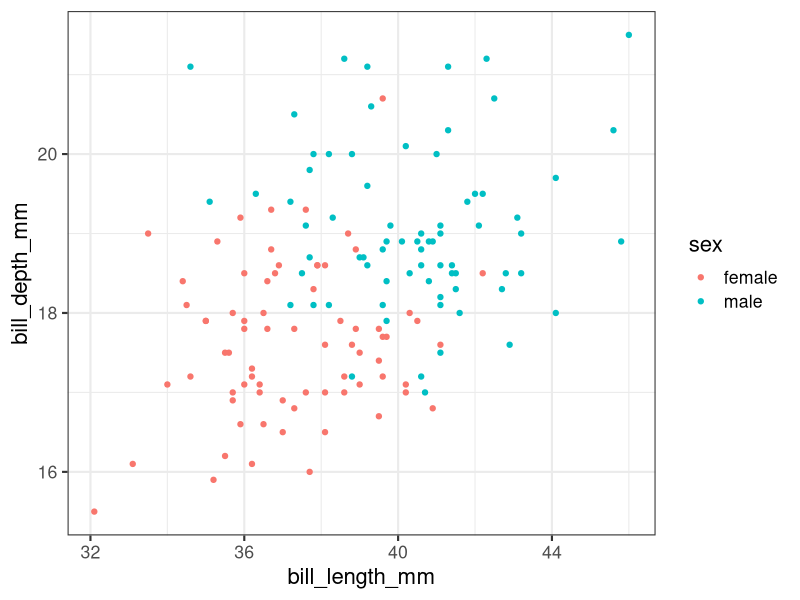
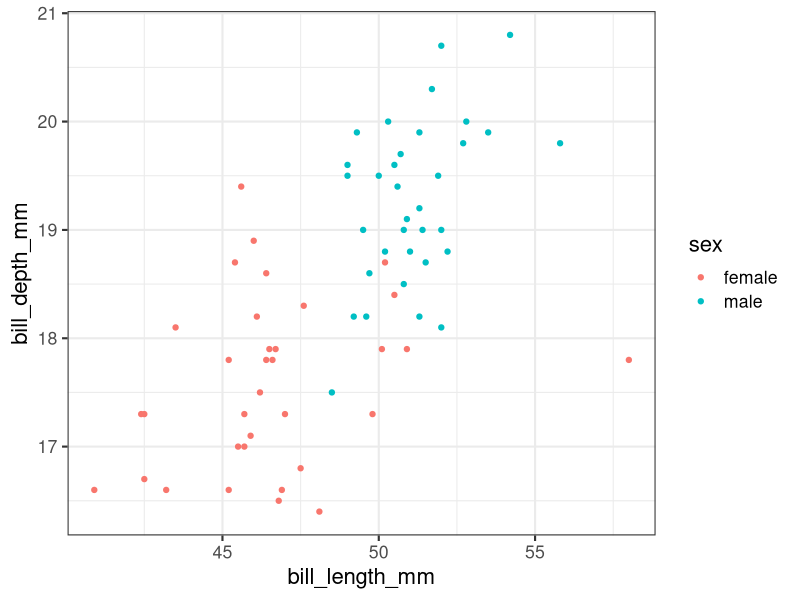
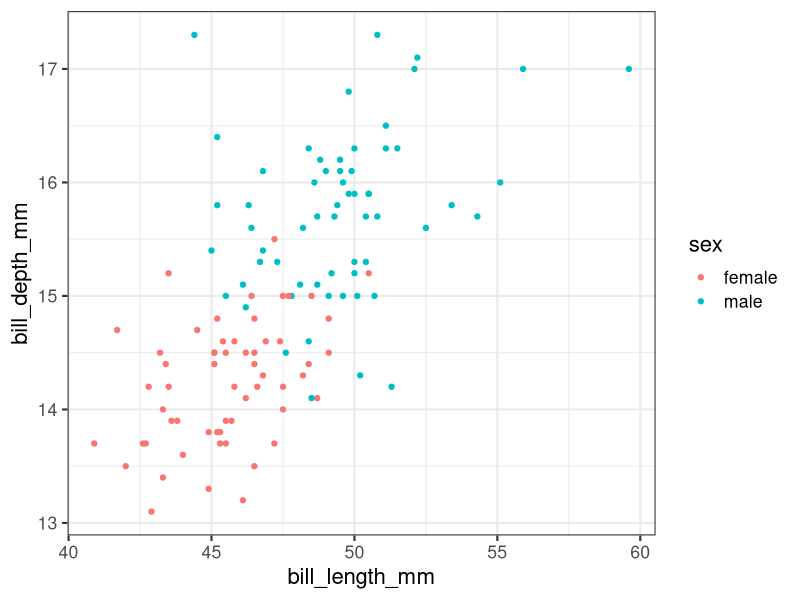
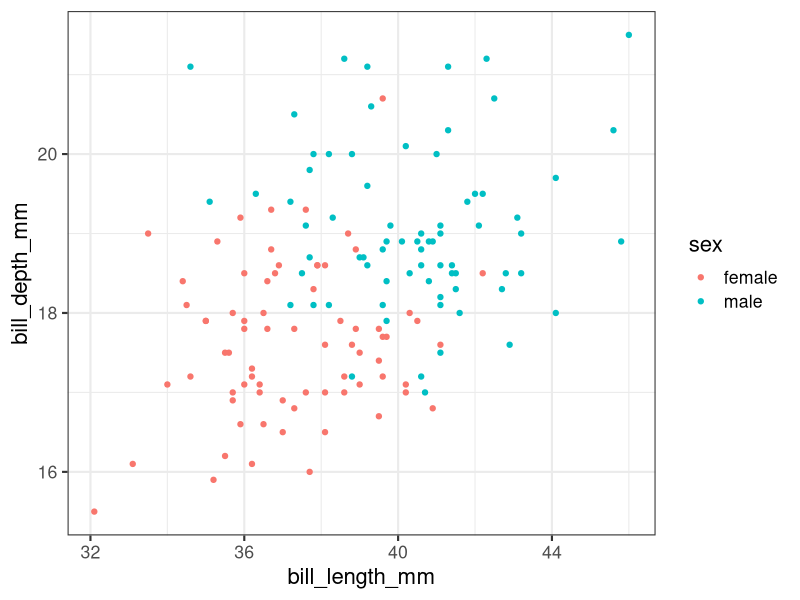
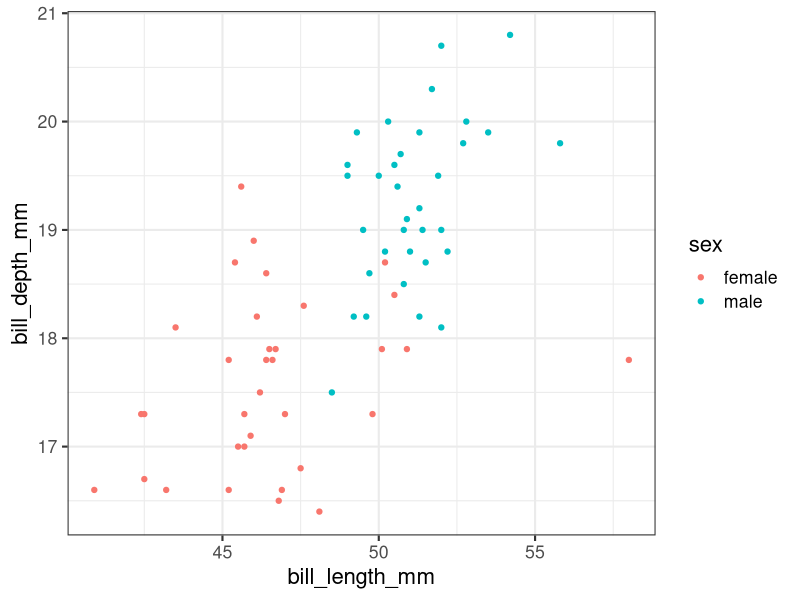
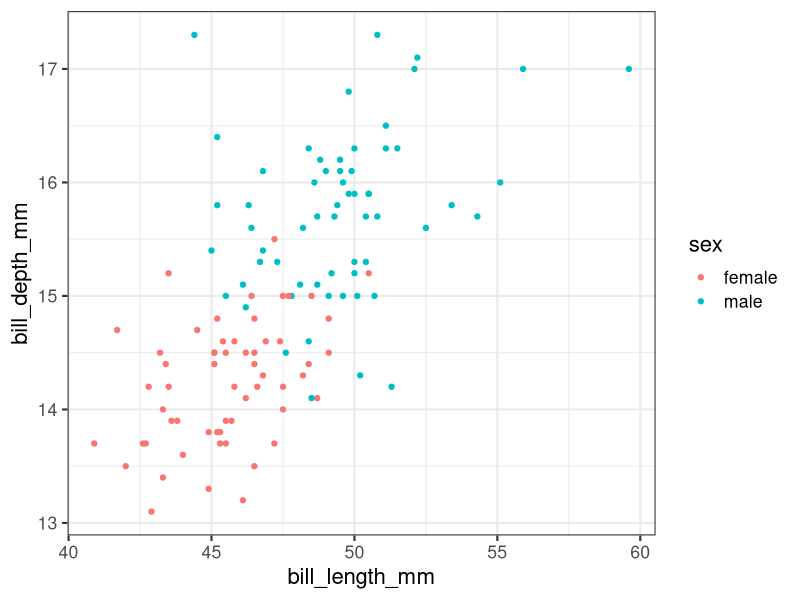
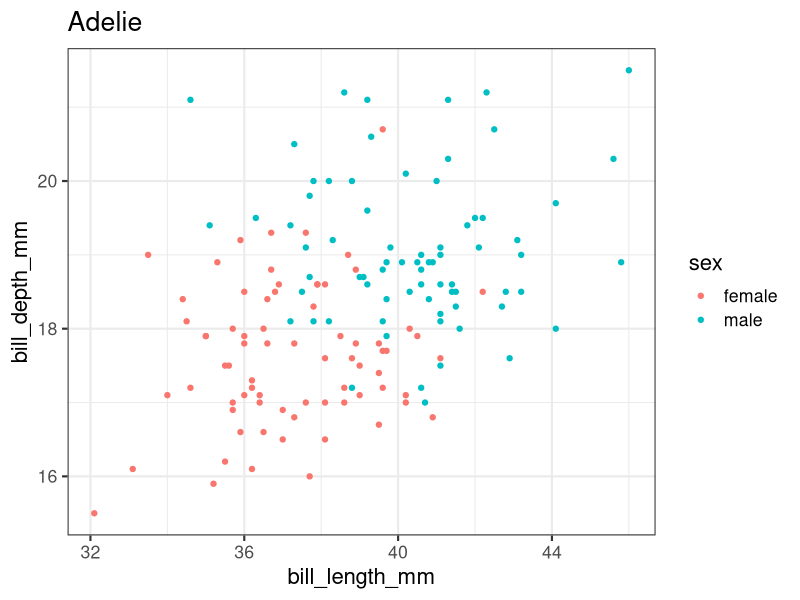
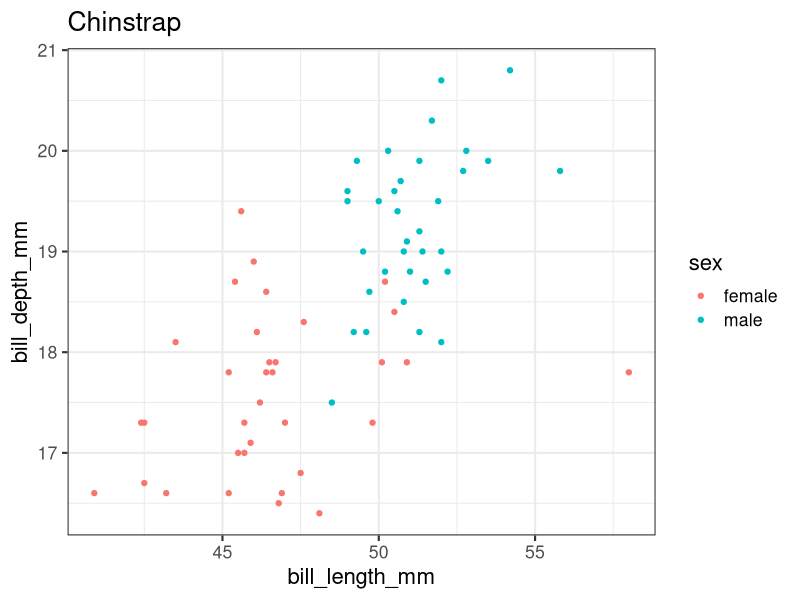

Source code (R) for these figures, in order:
# 批量生成图片和保存图片
# 问题：基于类别变量分组，批量生成两个连续变量之间关系的散点图

# R包
library(tidyverse)
library(palmerpenguins)

penguins <- penguins %>%
  drop_na() %>%
  select(species:bill_depth_mm, sex)

penguins %>% head()

# 探索species取不同变量值，
# bill_length和bill_depth的关系

# 使用 base R 的split函数
penguins %>%
  split(.$species)

# 使用tidyverse的group_split函数
penguins %>%
  group_split(species)

# 一系列图表
# 第一步：如何生成一系列图片
# 使用purrr包的map函数
plots <- penguins %>%
  split(.$species) %>%
  map(~ggplot(.x, aes(bill_length_mm, bill_depth_mm, color=sex))+
        geom_point() +
        theme_bw(16))
plots

# 第二步：如何保存一系列图片
# 使用purrr包的pwalk函数
# 1) 创建用于保存的每个图像的名称和对应的格式，.png格式
file_names <- stringr::str_c(names(plots), ".png")
file_names

# 批量保存图片
pwalk(list(file_names, plots),
      ggsave,
      width = 8,
      height = 6,
      path = './figs/')
# 或者
plots <- penguins %>%
  split(.$species) %>%
  map(~ggplot(.x, aes(bill_length_mm, bill_depth_mm, color=sex)) + 
        geom_point()+
        theme_bw(16)+
        labs(title=.x %>% pull(species) %>% unique())) # 添加标题信息
pwalk(list(file_names, plots),
      ggsave, 
      width=8, 
      height=6,
      path = ".")

# Refs：
# https://cmdlinetips.com/2022/06/create-a-list-of-ggplot-objects-and-save-them-as-files/









